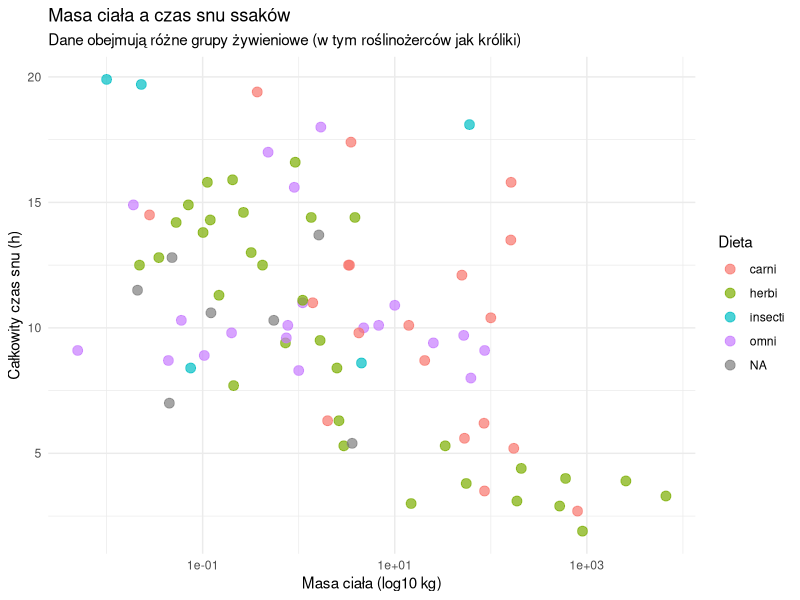

Write R code to recreate this figure.
## ---- chunk 1

library(ggplot2)

# Korzystamy z wbudowanego datasetu 'msleep'
ggplot(msleep, aes(x = bodywt, y = sleep_total)) +
  geom_point(aes(color = vore), size = 3, alpha = 0.7) +
  scale_x_log10() + # Skala logarytmiczna, bo ssaki mają bardzo różne masy
  labs(
    title = "Masa ciała a czas snu ssaków",
    subtitle = "Dane obejmują różne grupy żywieniowe (w tym roślinożerców jak króliki)",
    x = "Masa ciała (log10 kg)",
    y = "Całkowity czas snu (h)",
    color = "Dieta"
  ) +
  theme_minimal()

